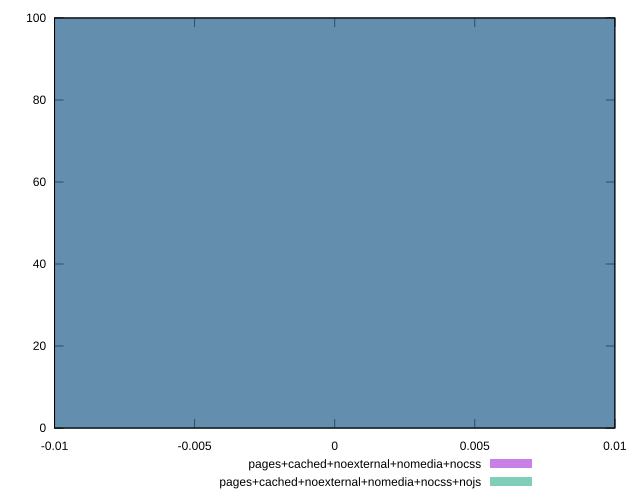

Generate this figure with gnuplot:
reset

$pagesCachedNoexternalNomediaNocss <<EOF
0 100
EOF

$pagesCachedNoexternalNomediaNocssNojs <<EOF
0 100
EOF

set key outside below
set boxwidth 0.1
set xrange [-0.01:0.01]
set yrange [0:100]
set trange [0:100]
set style fill transparent solid 0.5 noborder
set terminal svg size 640, 500 enhanced background rgb 'white'
set output "reprap/legacy-javascript/comparison/histogram/4_vs_5.svg"

plot $pagesCachedNoexternalNomediaNocss title "pages+cached+noexternal+nomedia+nocss" with boxes, \
     $pagesCachedNoexternalNomediaNocssNojs title "pages+cached+noexternal+nomedia+nocss+nojs" with boxes

reset
